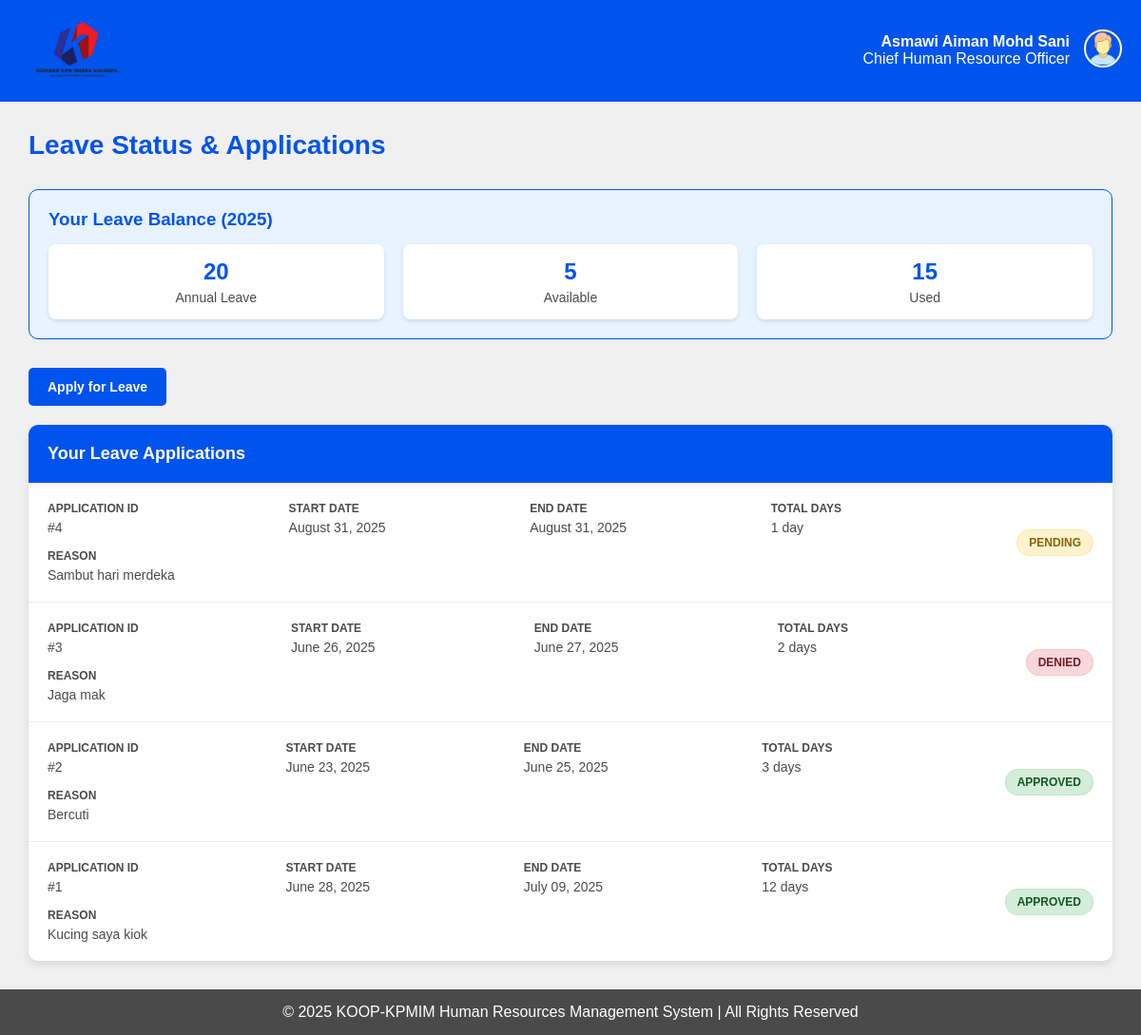
The app's page /staff/leave/status/ (signed in) with its own data.
### HRMS/models.py (models this page shows, shortened)
class STAFF(models.Model):
    id = models.TextField(primary_key=True, max_length=12)
    name = models.TextField(default='')
    position = models.TextField(default='')
    phone = models.TextField(default='')
    email = models.EmailField(default='')
    password = models.TextField(default='')
    STATUS = [
        ('',''),
        ('Married','married'),
        ('Single','single'),
    ]
    status = models.TextField(choices=STATUS, default='')
    GENDER = [
        ('',''),
        ('Male', 'male'),
        ('Female', 'female'),
    ]
    gender = models.TextField(choices=GENDER, default='')
    date_of_birth = models.DateField()
    bank_number = models.TextField(default='')
    emergency_contact = models.TextField(default='')

class LEAVE_BALANCE(models.Model):
    id = models.AutoField(primary_key=True)
    staffid = models.OneToOneField(STAFF, on_delete=models.CASCADE, related_name='leave_balance')
    annual_leave = models.IntegerField(default=14)
    leave_available = models.IntegerField(default=14)
    year = models.IntegerField(default=datetime.datetime.now().year)
    last_updated = models.DateTimeField(auto_now=True)
    def reset_annual_leave(self):
        current_year = datetime.datetime.now().year
        if self.year < current_year:
            self.leave_available = self.annual_leave
            self.year = current_year
            self.save()
    def update_leave_available(self):
        self.reset_annual_leave()
        approved_days = TIMEOFF.objects.filter(
            staffid=self.staffid,
            status='Approved',
            start__year=self.year
        ).aggregate(models.Sum('total_days'))['total_days__sum'] or 0
        self.leave_available = self.annual_leave - approved_days
        self.save()

class TIMEOFF(models.Model):
    id = models.AutoField(primary_key=True)
    start = models.DateField()
    end = models.DateField()
    STATUS = [
        ('Pending', 'pending'),
        ('Approved', 'approved'),
        ('Denied','denied'),
    ]
    status = models.TextField(choices=STATUS, default='Pending')
    reason = models.TextField()
    total_days = models.IntegerField(default=0)
    staffid = models.ForeignKey(STAFF, on_delete=models.SET_NULL, null=True, blank=True)

### HRMS/views.py (the view)
# urls.py: path('staff/leave/status/', views.staff_leave_status, name='staff_leave_status'),
def staff_leave_status(request):
    if not request.session.get('user_type') == 'staff':
        request.session.flush()
        messages.error(request, "You do not have permission to view this page. Please login again")
        return redirect('login')
    staff_id = request.session.get('user_id')
    try:
        staff = STAFF.objects.get(id=staff_id)
        is_team_member = TEAM_MEMBERSHIP.objects.filter(staff=staff).exists()
        is_team_manager = False
        try:
            manager = MANAGER.objects.get(staffid=staff)
            is_team_manager = TEAM.objects.filter(managerid=manager).exists()
        except MANAGER.DoesNotExist:
            is_team_manager = False
        has_team = is_team_member or is_team_manager
        if not has_team:
            messages.error(request, 'You cannot view leave status without being assigned to a team.')
            return redirect('staff_leave_application')
        leave_applications = TIMEOFF.objects.filter(staffid=staff).order_by('-id')
        leave_balance, created = LEAVE_BALANCE.objects.get_or_create(
            staffid=staff,
            defaults={
                'annual_leave': 14,
                'leave_available': 14,
                'year': timezone.now().year
            }
        )
        leave_balance.update_leave_available()
        context = {
            'staff': staff,
            'has_team': has_team,
            'leave_applications': leave_applications,
            'leave_balance': leave_balance,
        }
        return render(request, 'staff/leave_status.html', context)
    except Exception as e:
        messages.error(request, f"An error occurred: {str(e)}")
        return redirect('staffmenu')

### HRMS/templates/staff/leave_status.html (shortened to what this page needs)
{% load static %}
<!DOCTYPE html>
<html lang="en">
<head>
</head>
<body>
    <header>
        <a href="{% url 'staffmenu' %}">
            <img src="{% static 'img/logo.png' %}" alt="KOOP-KPMIM Logo" class="logo">
        </a>
        <div class="header-right">
            <div class="user-info">
                <div><strong>{{ staff.name }}</strong></div>
                <div>{{ staff.position }}</div>
            </div>
            <div class="user-dropdown">
                <img src="{% static 'img/user.png' %}" alt="User Profile" class="user-image" onclick="toggleDropdown()">
            </div>
        </div>
    </header>
    <main>
        <h1>Leave Status & Applications</h1>
        {% if leave_balance %}
        <div class="leave-balance">
            <h3>Your Leave Balance ({{ leave_balance.year }})</h3>
            <div class="balance-info">
                <div class="balance-item">
                    <div class="balance-number">{{ leave_balance.annual_leave }}</div>
                    <div class="balance-label">Annual Leave</div>
                </div>
                <div class="balance-item">
                    <div class="balance-number">{{ leave_balance.leave_available }}</div>
                    <div class="balance-label">Available</div>
                </div>
                <div class="balance-item">
                    <div class="balance-number">
                        {% widthratio leave_balance.annual_leave 1 1 as annual %}
                        {% widthratio leave_balance.leave_available 1 1 as available %}
                        {% widthratio annual 1 1 as total %}
                        {% widthratio available 1 -1 as negative_available %}
                        {% widthratio total|add:negative_available 1 1|default:0 %}
                    </div>
                    <div class="balance-label">Used</div>
                </div>
            </div>
        </div>
        {% endif %}
        <div class="actions-bar">
            <div>
                <a href="{% url 'staff_leave_application' %}" class="btn">Apply for Leave</a>
            </div>
        </div>
        <div class="applications-container">
            <div class="applications-header">
                Your Leave Applications
            </div>
            <div class="applications-list">
                {% if leave_applications %}
                    {% for application in leave_applications %}
                    <div class="application-item">
                        <div class="application-details">
                            <div class="detail-group">
                                <div class="detail-label">Application ID</div>
                                <div class="detail-value">#{{ application.id }}</div>
                            </div>
                            <div class="detail-group">
                                <div class="detail-label">Start Date</div>
                                <div class="detail-value">{{ application.start|date:"F d, Y" }}</div>
                            </div>
                            <div class="detail-group">
                                <div class="detail-label">End Date</div>
                                <div class="detail-value">{{ application.end|date:"F d, Y" }}</div>
                            </div>
                            <div class="detail-group">
                                <div class="detail-label">Total Days</div>
                                <div class="detail-value">{{ application.total_days }} day{{ application.total_days|pluralize }}</div>
                            </div>
                            <div class="detail-group">
                                <div class="detail-label">Reason</div>
                                <div class="detail-value">{{ application.reason|truncatewords:10 }}</div>
                            </div>
                        </div>
                        <div>
                            {% if application.status == 'Pending' %}
                                <span class="status-badge status-pending">{{ application.status }}</span>
                            {% elif application.status == 'Approved' %}
                                <span class="status-badge status-approved">{{ application.status }}</span>
                            {% elif application.status == 'Denied' %}
                                <span class="status-badge status-denied">{{ application.status }}</span>
                            {% endif %}
                        </div>
                    </div>
                    {% endfor %}
                {% endif %}
            </div>
        </div>
    </main>
    <footer>
        <p>&copy; 2025 KOOP-KPMIM Human Resources Management System | All Rights Reserved</p>
    </footer>
</body>
</html>

### HRMS/templates/staff/leave_status.html (style rules this page uses)
:root { --primary-color: #F0F0F0; --secondary-color: #0053ED; --accent-color: #E90000; --text-color: #4A4A4A; }
* { margin: 0; padding: 0; box-sizing: border-box; font-family: Arial, sans-serif; }
body { background-color: var(--primary-color); color: var(--text-color); min-height: 100vh; display: flex; flex-direction: column; }
header { background-color: var(--secondary-color); color: white; padding: 20px; display: flex; justify-content: space-between; align-items: center; }
.logo { width: 120px; height: auto; }
.header-right { display: flex; align-items: center; }
.user-info { margin-right: 15px; text-align: right; }
.user-dropdown { position: relative; display: inline-block; }
.user-image { width: 40px; height: 40px; border-radius: 50%; cursor: pointer; border: 2px solid white; }
main { flex: 1; padding: 30px; max-width: 1200px; margin: 0 auto; width: 100%; }
h1 { color: var(--secondary-color); margin-bottom: 30px; font-size: 28px; }
.leave-balance { background-color: #e7f3ff; border: 1px solid var(--secondary-color); border-radius: 10px; padding: 20px; margin-bottom: 30px; }
.leave-balance h3 { color: var(--secondary-color); margin-bottom: 15px; }
.balance-info { display: grid; grid-template-columns: repeat(auto-fit, minmax(150px, 1fr)); gap: 20px; }
.balance-item { text-align: center; background: white; padding: 15px; border-radius: 8px; box-shadow: 0 2px 4px rgba(0,0,0,0.1); }
.balance-number { font-size: 24px; font-weight: bold; color: var(--secondary-color); }
.balance-label { font-size: 14px; color: var(--text-color); margin-top: 5px; }
.actions-bar { display: flex; justify-content: space-between; align-items: center; margin-bottom: 20px; flex-wrap: wrap; gap: 15px; }
.btn { background-color: var(--secondary-color); color: white; border: none; padding: 12px 20px; border-radius: 5px; cursor: pointer; font-weight: bold; font-size: 14px; text-decoration: none; display: inline-block; transition: all 0.3s ease; }
.applications-container { background: white; border-radius: 10px; box-shadow: 0 4px 8px rgba(0, 0, 0, 0.1); overflow: hidden; }
.applications-header { background-color: var(--secondary-color); color: white; padding: 20px; font-size: 18px; font-weight: bold; }
.applications-list { padding: 0; }
.application-item { padding: 20px; border-bottom: 1px solid #eee; display: grid; grid-template-columns: 1fr auto; gap: 20px; align-items: center; }
.application-item:last-child { border-bottom: none; }
.application-details { display: grid; grid-template-columns: repeat(auto-fit, minmax(200px, 1fr)); gap: 15px; }
.detail-group { display: flex; flex-direction: column; }
.detail-label { font-weight: bold; color: var(--text-color); font-size: 12px; text-transform: uppercase; margin-bottom: 5px; }
.detail-value { color: var(--text-color); font-size: 14px; }
.status-badge { padding: 6px 12px; border-radius: 20px; font-size: 12px; font-weight: bold; text-transform: uppercase; }
.status-pending { background-color: #fff3cd; color: #856404; border: 1px solid #ffeaa7; }
.status-approved { background-color: #d4edda; color: #155724; border: 1px solid #c3e6cb; }
.status-denied { background-color: #f8d7da; color: #721c24; border: 1px solid #f5c6cb; }
footer { background-color: var(--text-color); color: white; text-align: center; padding: 15px; margin-top: auto; }

### records on screen
STAFF: name "Asmawi Aiman Mohd Sani", position "Chief Human Resource Officer"
LEAVE_BALANCE: year "2025", annual_leave "20", leave_available "5"
TIMEOFF: id "4", start "August 31, 2025", end "August 31, 2025", total_days "1", reason "Sambut hari merdeka", status "PENDING"
TIMEOFF: id "3", start "June 26, 2025", end "June 27, 2025", total_days "2", reason "Jaga mak", status "DENIED"
TIMEOFF: id "2", start "June 23, 2025", end "June 25, 2025", total_days "3", reason "Bercuti", status "APPROVED"
TIMEOFF: id "1", start "June 28, 2025", end "July 09, 2025", total_days "12", reason "Kucing saya kiok", status "APPROVED"
